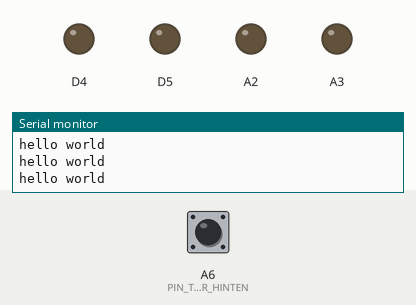
The sketch below on a simulated Arduino Nano RP2040 Connect. Shown: output pins drawn as LEDs (lit = HIGH), the last lines printed to the serial monitor. Inputs (shaded band) come from the test bench; at power-on: A6 (PIN_TASTER_HINTEN) LOW.

Above: at 0.8 s.
0.9 s: A6 (PIN_TASTER_HINTEN) pulled HIGH for 0.15 s
At 1.7 s:
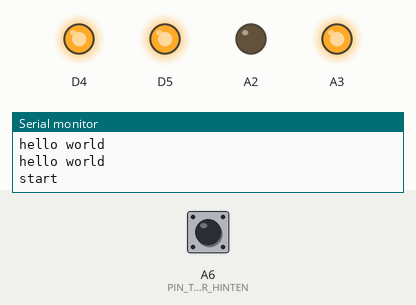
At 2.6 s:
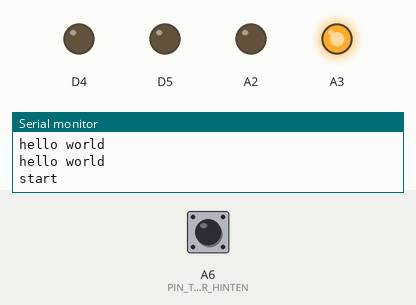
Timing chart, 0 to 10.0 s (numbered marks = the images above; inputs shaded):
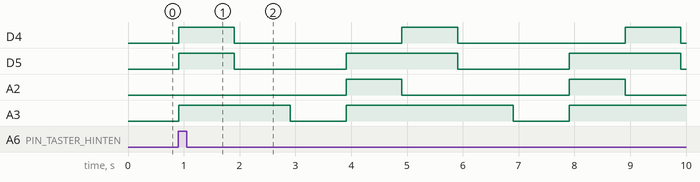

Measured:
- after the input at 0.9 s, D4: alternates HIGH for 1.0 s and LOW for 3.0 s, starting at once; D5: LOW → HIGH at once, then repeats every 4.0 s: LOW 2.0 s, HIGH 2.0 s; A2: alternates HIGH for 1.0 s and LOW for 3.0 s, starting after 3.0 s; A3: goes HIGH 2.0 s, LOW 1.0 s, HIGH 3.0 s, LOW 1.0 s, then HIGH, starting at once

The sketch:

_12_Motorsteuerung_Taster_RescueBoard.ino
```cpp
/** importiert Arduino automatisch, muss man also hier nicht unbedingt auch noch mal importieren: */
#include <Arduino.h>

/**
 * !!! Immer darauf achten, dass unten in der Statusleiste...
 *     ... das richtige Arduino Board eingestellt ist
 *     ... das richtige "Sketch File" ausgewählt ist (das ändert sich nämlich nicht automatisch)
 *     ... die richtige C/C++ Konfiguration eingestellt ist (sonst gibt es noch mehr "rote swiggels")
 *
 * :: Motoren des Rescue Board v2 ansteuern ::
 *
 * Hardware-Aufbau:
 * Taster:                  Arduino Nano RP2040 Connect:
 *  Pin1                <-- 3,3V (HIGH, wenn gedrückt)
 *  Pin2                <-- A6 via WiFiNINA chip
 * Motorsteuerung links:    Motor oder Arduino Nano RP2040 Connect:
 *  VIN                 <-- VIN (Auf dem Steckbrett 5V USB-Spannung, auf dem echten Roboter 7,4V Akkuspannung.)
 *  VCC                 <-- 3,3V
 *  VMM                 --> nicht benutzen (Motorspannung VIN verpolunggeschützter Ausgang zur Versorgung von anderen Sachen)
 *  GND                 <-- GND
 *  GND                 <-- GND
 *  MODE                <-- 3,3V via 10k
 *  AENABLE             <-- D5 (PWM: Geschwindigkeit Motor 1)
 *  APHASE              <-- D4 (Richtung Motor 1)
 *  AOUT1               --> Motor 1
 *  AOUT2               --> Motor 1
 *  BENABLE             <-- D5 (PWM: Geschwindigkeit Motor 2)
 *  BPHASE              <-- D4 (Richtung Motor 2)
 *  BOUT1               --> Motor 2
 *  BOUT2               --> Motor 2
 * Motorsteuerung rechts:   Motor oder Arduino Nano RP2040 Connect:
 *  VIN                 <-- VIN (Auf dem Steckbrett 5V USB-Spannung, auf dem echten Roboter 7,4V Akkuspannung.)
 *  VCC                 <-- 3,3V
 *  VMM                 --> nicht benutzen (Motorspannung VIN verpolunggeschützter Ausgang zur Versorgung von anderen Sachen)
 *  GND                 <-- GND
 *  GND                 <-- GND
 *  MODE                <-- 3,3V via 10k
 *  AENABLE             <-- D17 (PWM: Geschwindigkeit Motor 3)
 *  APHASE              <-- D16 (Richtung Motor 3)
 *  AOUT1               --> Motor 3
 *  AOUT2               --> Motor 3
 *  BENABLE             <-- D17 (PWM: Geschwindigkeit Motor 4)
 *  BPHASE              <-- D16 (Richtung Motor 4)
 *  BOUT1               --> Motor 4
 *  BOUT2               --> Motor 4
*/

#include <RescueBoardMotors.h>
// Dieses Objekt repräsentiert 2 Motor-Kanäle (1..2 Motoren pro Kanal):
RescueBoardMotors motors = RescueBoardMotors();

// Alle auf dem Rescue Board v2 verfügbaren Taster und Schiebeschalter:
#define PIN_SCHIEBESCHALTER D12
// Für die Pins A6 und A7 benötigen wir eine weitere Bibliothek,
//  weil sie nicht direkt am RP2040 Chip hängen, sondern am WiFiNINA Chip:
#include <WiFiNINA.h>
#define PIN_TASTER_HINTEN A6
#define PIN_TASTER_VORN   A7

void setup() {
  Serial.begin(115200);

  // Taster initialisieren:
  pinMode(PIN_TASTER_HINTEN, INPUT_PULLDOWN); // LOW, wenn nicht gedrückt

  motors.initialize();
  // falls man global die Motor-Drehrichtung ändern möchte:
  motors.flipLeftMotor(false); // nur notwendig, wenn man true reinschreibt
  motors.flipRightMotor(false); // nur notwendig, wenn man true reinschreibt

  // !!! ACHTUNG !!!
  //  Es ist besser ein Programm mit großem Stromverbrauch (wie die Motoren)
  //  nicht automatisch loslaufen zu lassen, um das Flashen (Programm hochladen) nicht zu stören
  //  und den USB zu schützen.
  //  1. Wollen wir nicht, dass der Roboter einfach losfährt, wenn wir in Ruhe flashen wollen.
  //  2. Wollen die Motoren viel Strom. Wenn nur der USB und nicht zusätzlich der Akku angeschlossen
  //     sind, kann der USB durch den hohen Stromverbrauch gestört oder sogar permanent geschädigt
  //     werden.
  //  Aus diesem Grund läuft dieses Programm erst los, wenn ein Taster gedrück wird:
  //  START: Taster hinten (beim USB) drücken.
  //  STOP:  Weißen kleinen RESET-Taster auf dem Arduino drücken.
  //         Damit wird das Programm neu gestarted und wir bleiben wieder hier hängen.
  while (!digitalRead(PIN_TASTER_HINTEN)) {
     Serial.print("hello world\n");
     delay(10);
  }; // Endlosschleife,, solange Pin NOT HIGH (LOW)
  Serial.print("start");
}

// endlos wiederholen:
void loop() {                  // links          / rechts
  motors.setSpeeds(-255, 255); // 100% rückwärts / 100% vorwärts
  delay(1000); // für 1 Sekunde
  motors.setLeftSpeed(0);      //   0%           / 100% vorwärts
  delay(1000); // für 1 Sekunde
  motors.setRightSpeed(0);     //   0%           /   0%
  delay(1000); // für 1 Sekunde
  motors.setSpeeds(255, -255); // 100% vorwärts  / 100% rückwärts
  delay(1000); // für 1 Sekunde
}
```
